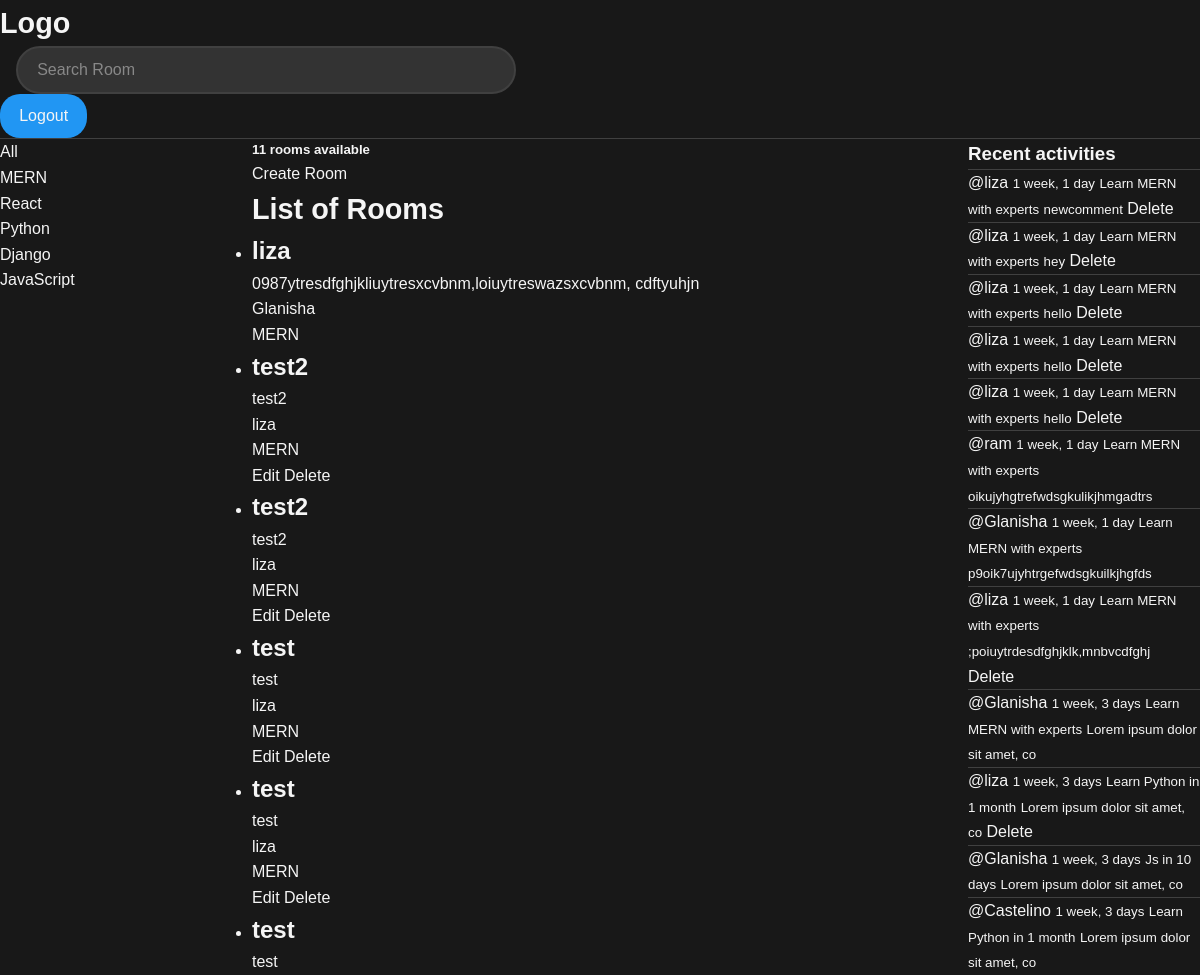
Before: / (signed in, upper part) with the older database file.
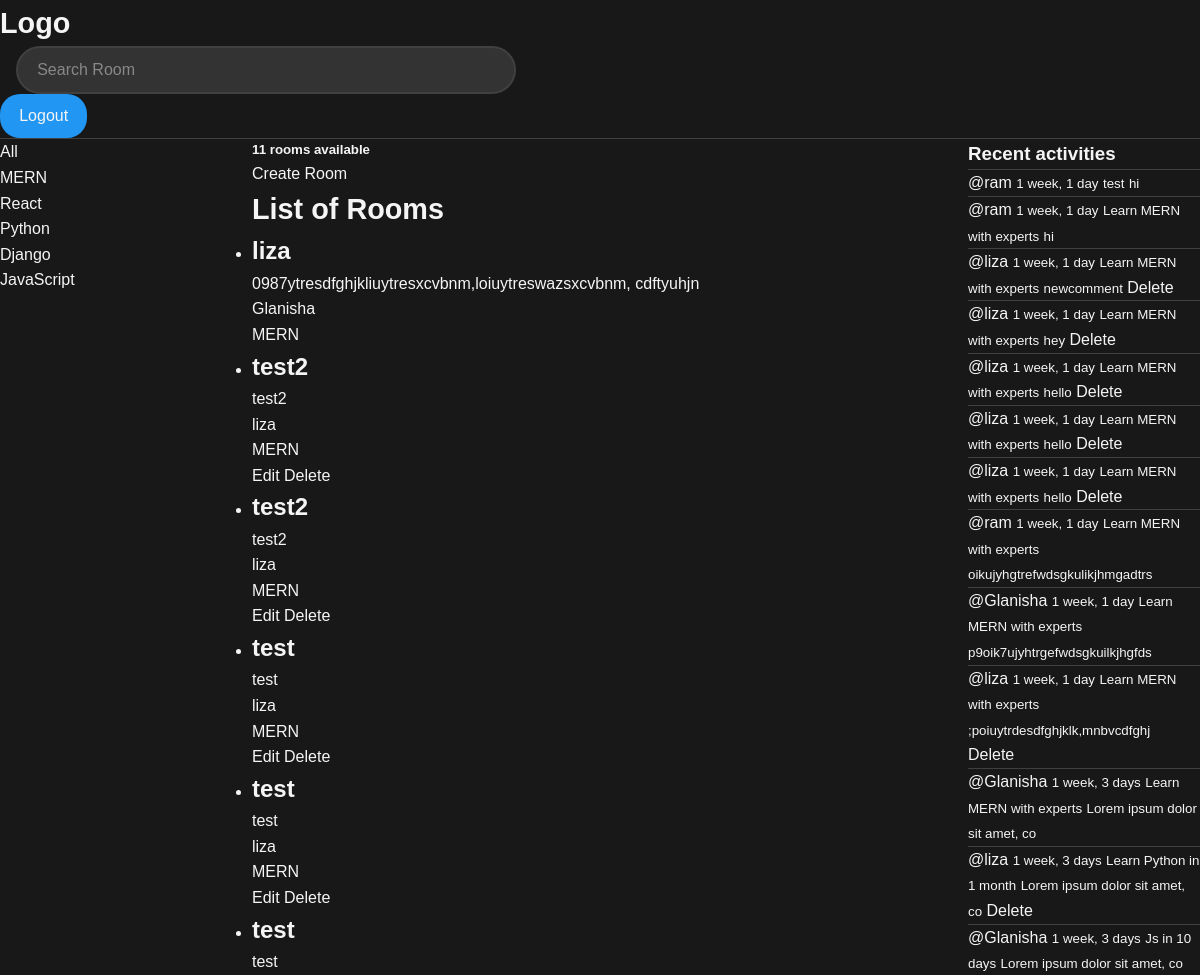
After: the same page with the newer database file.
### base/models.py (models this page shows, shortened)
class Topic(models.Model):
    name=models.CharField(max_length=200)

class Room(models.Model):
    host=models.ForeignKey(User, on_delete=models.SET_NULL, null=True)
    topic=models.ForeignKey(Topic, on_delete=models.SET_NULL, null=True)
    name = models.CharField(max_length=200)
    description = models.TextField(null=True, blank=True)
    participants=models.ManyToManyField(User, related_name="participants", blank=True)
    updated = models.DateTimeField(auto_now=True)
    created = models.DateTimeField(auto_now_add=True)
    class Meta:
        ordering=["-updated", "-created"]
    def __str__(self):
        return self.name

class Message(models.Model):
    user=models.ForeignKey(User, on_delete=models.CASCADE)
    room = models.ForeignKey(Room, on_delete=models.CASCADE)
    body= models.TextField()
    updated = models.DateTimeField(auto_now=True)
    created = models.DateTimeField(auto_now_add=True)
    def __str__(self):
        return self.body[0:30]

### base/views.py (the view)
# urls.py: path("", views.home, name="home"),
def home(request):
    q = request.GET.get('q')
    if q:
        rooms = Room.objects.filter(
            Q(topic__name__icontains=q) |
            Q(name__icontains=q) |
            Q(description__icontains=q)
        )
    else:
        rooms = Room.objects.all()
    topics = Topic.objects.all()
    room_count = rooms.count()
    if q:
        room_messages = Message.objects.filter(
            Q(room__topic__name__icontains=q)
        ).order_by("-created")
    else:
        room_messages = Message.objects.all().order_by("-created")
    return render(request, "base/home.html", {
        "rooms": rooms,
        "topics": topics,
        "room_count": room_count,
        "room_messages": room_messages
    })

### base/templates/base/home.html (shortened to what this page needs)
{% extends 'main.html' %}
    {% block content %}
    <div class="main-container">
      <div>
        {% include 'base/sidebar.html' %}
      </div>
      <div>
        {% include 'base/roomsdisplay.html' %}
      </div>
      <div>
        {% include 'base/activity.html' %}
      </div>
    </div>
    {% endblock %}

### base/templates/base/sidebar.html
<div>
    <a href="{% url 'base:home' %}">All</a>
  </div>
  <ul>
    {% for topic in topics %}
      <li><a href="{% url 'base:home' %}?q={{ topic.name }}">{{ topic.name }}</a></li>
    {% empty %}
      <p>No topics available.</p>
    {% endfor %}
  </ul>

### base/templates/base/roomsdisplay.html
<h5>{{room_count}} rooms available</h5>
<a href="{% url 'base:createRoom' %}">Create Room</a>
<h1>List of Rooms</h1>
<ul>
  {% for room in rooms %}
  <li>
    <a href="{% url 'base:room' room.id %}">
      <h2>{{ room.name }}</h2>
      <p>{{ room.description }}</p>
      {% if room.host %}
<a href="{% url 'base:user-profile' room.host.id %}">
  {{ room.host }}
</a>
{% else %}
<p>Host information not available</p>
{% endif %}
      <p>{{ room.topic.name }}</p>
    </a>
    {% if request.user == room.host %}
    <a href="{% url 'base:updateRoom' room.id %}">Edit</a>
    <a href="{% url 'base:deleteRoom' room.id %}">Delete</a>
    {% endif %}
  </li>
  {% empty %}
  <p>No rooms available.</p>
  {% endfor %}
</ul>

### base/templates/base/activity.html
<h3>Recent activities</h3>
        <hr>
        {%for message in room_messages%}
        <div>
          <a  href="{% url 'base:user-profile' message.user.id %}">@{{message.user}}</a>
          <small>{{message.created|timesince}}</small>
          <small>{{message.room}}</small>
          <small>{{message}}</small>
          {% if request.user == message.user %}
          <a href="{% url "base:delete-message" message.id %}">Delete</a>
          {% endif %}
        <hr>
        </div>
        {% endfor %}

Changed rows visible on the page:
no longer on this page (row unchanged): Message: user "Castelino", created "1 week, 3 days", room "Learn Python in 1 month", body "Lorem ipsum dolor sit amet, co"
added Message: user "ram", created "1 week, 1 day", room "test", body "hi"
added Message: user "ram", created "1 week, 1 day", room "Learn MERN with experts", body "hi"
